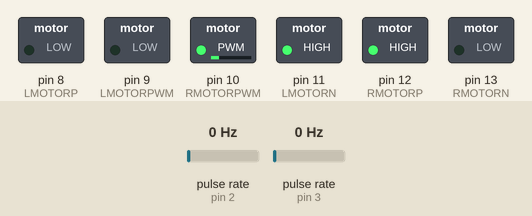
Recording of a sketch running on a simulated Arduino Uno, built with avr-gcc and run on an emulated ATmega328P. Parts: switched loads named in the sketch (green lamp = pin HIGH). Wiring (inferred from the names in the program): 2 × pulse sensor: data pin 2 / data pin 3. The inputs (shaded band) are chosen by the test bench; at power-on: pulse rate (sensors on pin 2, pin 3) 0 Hz. The ROS host is connected and sends only what is stated.

Above: at 0.05 s.
At 0.95 s:
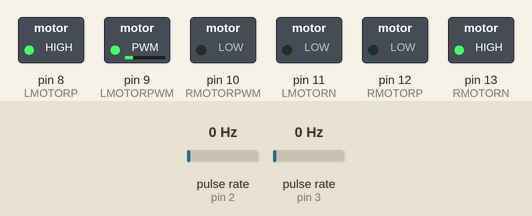
At 1.95 s:
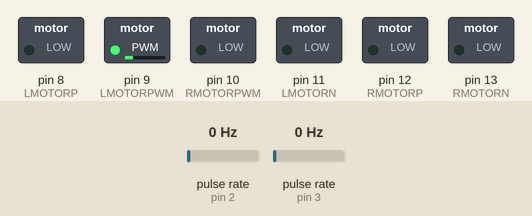
Timing chart, 0 to 4.6 s (numbered marks = the images above):
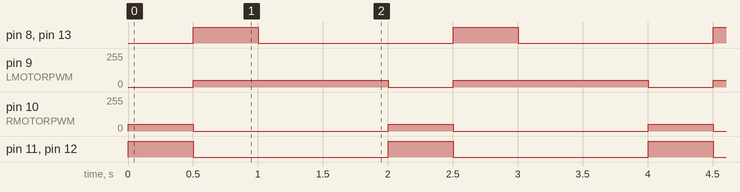

Measured:
- by itself, pin 8 (LMOTORP), pin 11 (LMOTORN), pin 12 (RMOTORP), pin 13 (RMOTORN): alternates HIGH for 0.50 s and LOW for 1.5 s
- by itself, pin 9 (LMOTORPWM): alternates 50/255 for 1.5 s and 0/255 for 0.50 s
- by itself, pin 10 (RMOTORPWM): alternates 50/255 for 0.50 s and 0/255 for 1.5 s

The sketch:

odometry_publisher.ino
```cpp
#include <ros.h>
#include <geometry_msgs/Twist.h>
#include <geometry_msgs/PoseStamped.h>
#include <tf/tf.h>
#include <tf/transform_broadcaster.h>


#define LMOTORN 11
#define LMOTORP 8
#define LMOTORPWM 9

#define RMOTORN 13
#define RMOTORP 12
#define RMOTORPWM 10

#define LENCODER 2
#define RENCODER 3
#define R 10.8

#define WHEEL_BASE 42 //42cm
#define CLICKS_PER_ROTATION 30
#define LEFT_CLICKS_PER_CM CLICKS_PER_ROTATION/2*PI*R //Divide by circumfrence of the wheel
#define RIGHT_CLICKS_PER_CM CLICKS_PER_ROTATION/2*PI*R


ros::NodeHandle nh;

geometry_msgs::PoseStamped robotpose;

ros::Publisher odom("odominfo", &robotpose);

//geometry_msgs::TransformStamped t;

//tf::TransformBroadcaster broadcaster;

long R_ticks, L_ticks;
float left_distance, right_distance;
float lsamp, rsamp;
float left_cm, right_cm, cm;
float last_left,last_right;
char base_link[] = "/base_link";
char odom_frame[] = "/odom";


void setup()
{

  pinMode(LENCODER, INPUT);
  pinMode(RENCODER, INPUT);
  pinMode(LMOTORP,OUTPUT);
  pinMode(LMOTORN,OUTPUT);
  pinMode(LMOTORPWM,OUTPUT);
  pinMode(RMOTORP,OUTPUT);
  pinMode(RMOTORN,OUTPUT);
  pinMode(RMOTORPWM,OUTPUT);

  attachInterrupt(0, lincr, RISING);
  attachInterrupt(1, rincr, RISING);
  nh.initNode();
  nh.advertise(odom);
  //broadcaster.init(nh);

}
void rincr()
{
  right_distance++;
  //Serial.print("Right");
  //Serial.println(right_distance);
}

void lincr()
{
  left_distance++;
  //Serial.print("Left");
  //Serial.println(left_distance);
}

void loop()
{
  sense();
  move();
  delay(1000);
}
/*
Publishes Odometry values on topic /odominfo
 */
void sense(){
  /* sample the left and right encoder counts as close together */
  /* in time as possible */
  lsamp = left_distance;
  rsamp = right_distance;

  /* determine how many ticks since our last sampling? */
  L_ticks = lsamp - last_left;
  R_ticks = rsamp - last_right;

  /* and update last sampling for next time */
  last_left = lsamp;
  last_right = rsamp;

  /* convert longs to floats and ticks to inches */
  left_cm = (float)L_ticks/LEFT_CLICKS_PER_CM;
  right_cm = (float)R_ticks/RIGHT_CLICKS_PER_CM;

  /* calculate distance we have traveled since last sampling */
  cm = (left_cm + right_cm) / 2.0;

  /* accumulate total rotation around our center */
  robotpose.pose.orientation.z += (left_cm - right_cm) / WHEEL_BASE;

  /* and clip the rotation to plus or minus 360 degrees */
  robotpose.pose.orientation.z -= (float)((int)(robotpose.pose.orientation.z/(2*PI)))*2*PI;
  robotpose.pose.orientation.w=1.0;

  /* now calculate and accumulate our position in inches */
  robotpose.pose.position.x += cm * cos(robotpose.pose.orientation.z);
  robotpose.pose.position.y += cm * sin(robotpose.pose.orientation.z);

  /* and suspend ourself in the multi-tasking queue for 1000 ms */
  /* giving other tasks a chance to run */
  robotpose.header.stamp=nh.now();
  robotpose.header.frame_id=odom_frame;
  odom.publish( &robotpose );
  nh.spinOnce();
}

void move(){
  MotorCommands(0,0,1,50);
  MotorCommands(1,50,0,0);
}

void MotorCommands(float L_command,int L_speed,int R_command, int R_speed){
  analogWrite(LMOTORPWM,L_speed);
  analogWrite(RMOTORPWM,R_speed);
  boolean l_move,r_move;
  if(L_command==1){
    l_move=HIGH;
    if(R_command==1){
      r_move=HIGH;
    }
    else r_move=LOW;
  }
  else{
    l_move=LOW;
    if(R_command==1){
      r_move=HIGH;
    }
    else r_move=LOW;
  }
  digitalWrite(LMOTORP,l_move);
  digitalWrite(LMOTORN,!l_move);
  digitalWrite(RMOTORP,r_move);
  digitalWrite(RMOTORN,!r_move);
  delay(500);
  digitalWrite(LMOTORP,LOW);
  digitalWrite(LMOTORN,LOW);
  digitalWrite(RMOTORP,LOW);
  digitalWrite(RMOTORN,LOW);
}
```
